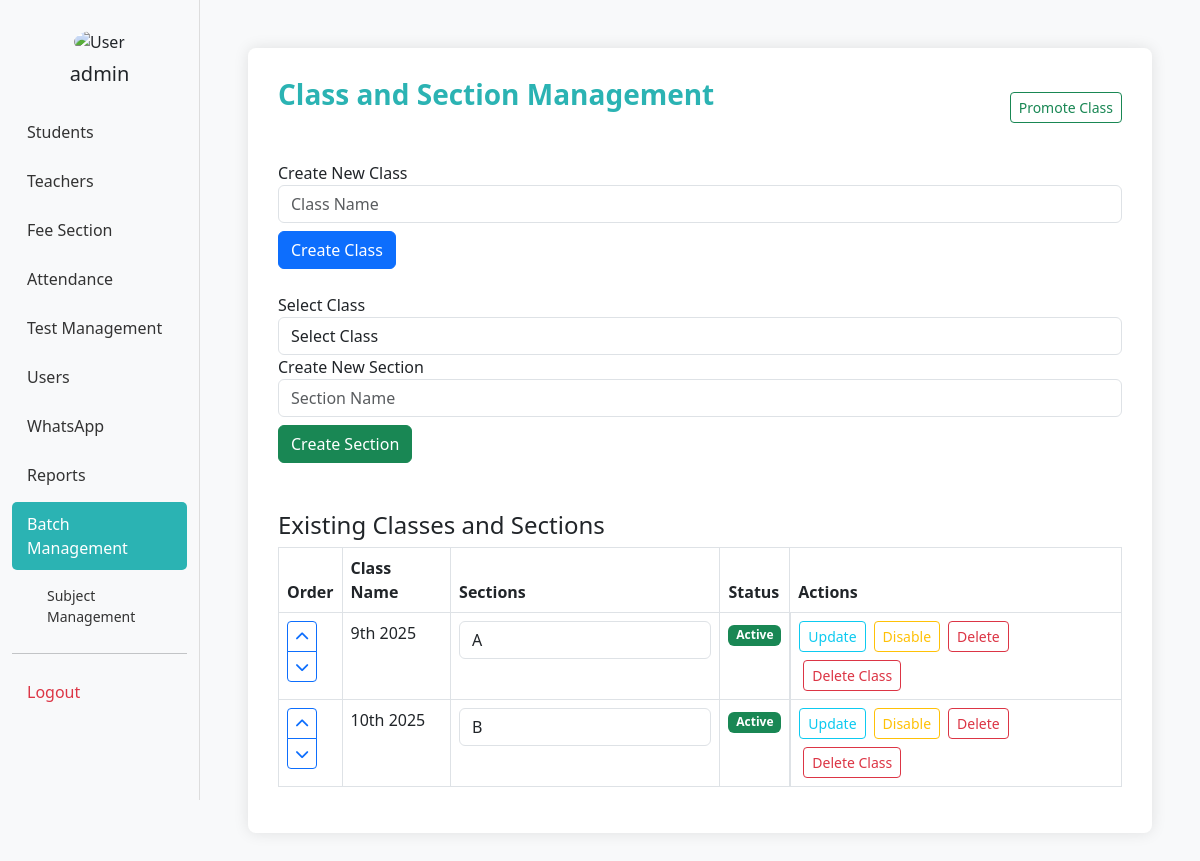
Before: /batch/ (signed in) with the older database file.
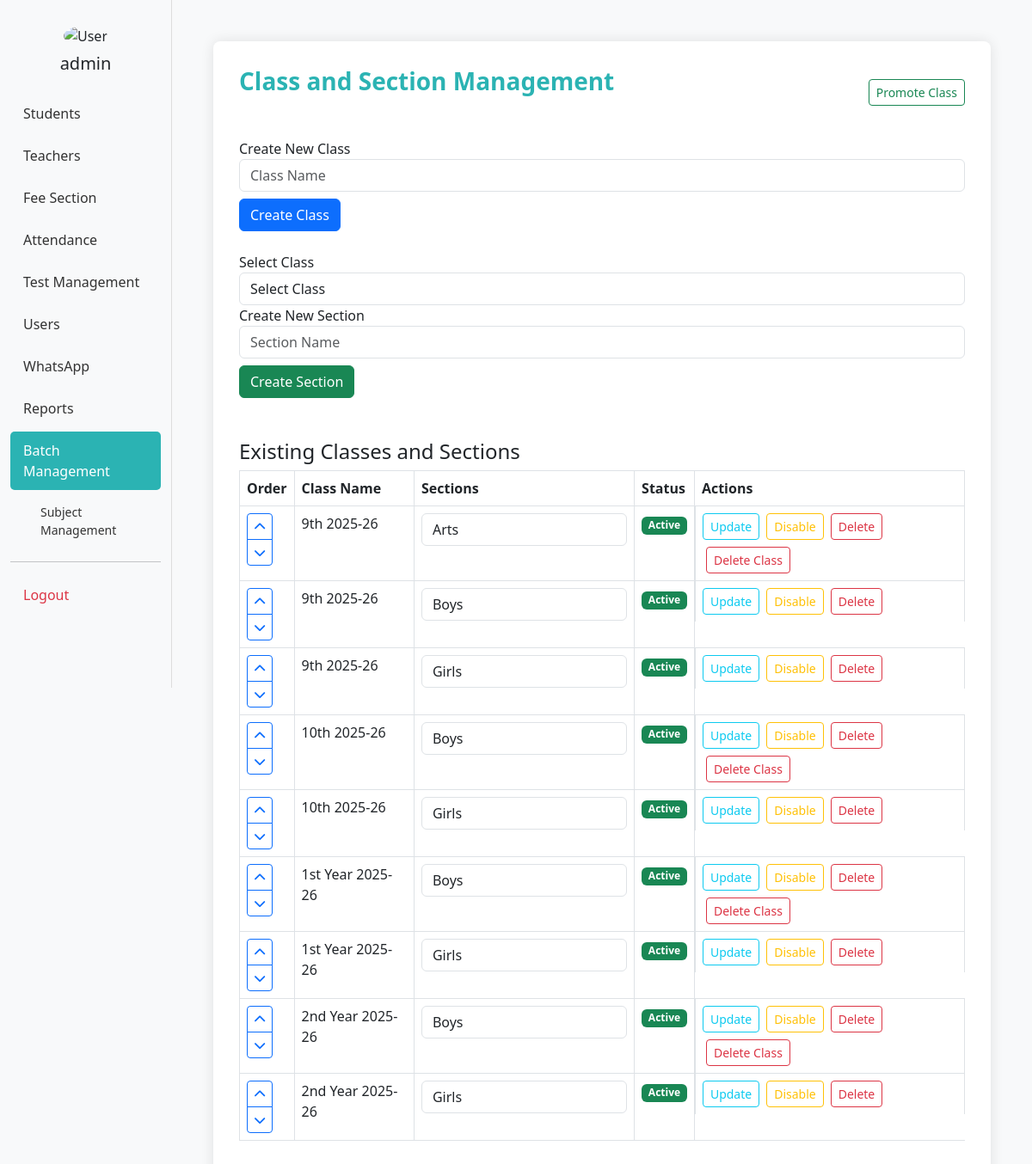
After: the same page with the newer database file.
### bri/models.py (models this page shows, shortened)
class Section(models.Model):
    std_section = models.CharField(max_length=10)
    class_name = models.ForeignKey(Class, on_delete=models.CASCADE, related_name="sections")
    is_active = models.BooleanField(default=True)
    order = models.IntegerField(default=0)
    class Meta:
        ordering = ['order', 'std_section']

class Class(models.Model):
    class_name = models.CharField(max_length=15)
    is_active = models.BooleanField(default=True)
    order = models.IntegerField(default=0)
    class Meta:
        ordering = ['order', 'class_name']

### bri/views.py (the view, shortened to what this page needs)
# urls.py: path('batch/', views.batch_management, name='batch_management'),  # Manage batches
@admin_required
def batch_management(request):
    classes = Class.objects.all()
    teachers = Teacher.objects.all()
    subjects = SectionSubject.objects.select_related('class_name', 'section').prefetch_related('assignments__teacher')
    context = {
        'classes': classes,
        'teachers': teachers,
        'subjects': subjects,
    }
    return render(request, 'batch_management.html', context)

### bri/views.py (called while the page is built)
def admin_required(view_func):
    @wraps(view_func)
    def wrapper(request, *args, **kwargs):
        user_id = request.session.get('user_id')
        user_role = request.session.get('user_role')
        print(f"Admin check - user_id: {user_id}, user_role: {user_role}")
        if not user_id or user_role != 'admin':
            messages.error(request, "You need admin access to view this page.")
            return redirect('admin_dashboard')
        return view_func(request, *args, **kwargs)
    return wrapper

### bri/templates/batch_management.html (shortened to what the changed rows need)
<!DOCTYPE html>
<html lang="en">
<head>
  <link href="https://cdn.jsdelivr.net/npm/bootstrap@5.3.0/dist/css/bootstrap.min.css" rel="stylesheet">
  <link href="https://cdnjs.cloudflare.com/ajax/libs/font-awesome/6.0.0/css/all.min.css" rel="stylesheet">
</head>
<body>
  <div class="container-fluid">
    <div class="row">
          {% load static %}
      <div class="col-md-10 p-5">
        <div class="form-section">
          <table class="table table-bordered">
            <thead>
              <tr>
                <th>Order</th>
                <th>Class Name</th>
                <th>Sections</th>
                <th>Status</th>
                <th>Actions</th>
              </tr>
            </thead>
<tbody>
  {% for cls in classes %}
    {% for sec in cls.sections.all %}
      <tr>
        <td>
          <div class="btn-group-vertical" role="group">
            <button class="btn btn-sm btn-outline-primary" onclick="moveClass({{ cls.id }}, 'up')" title="Move Up">
              <i class="fas fa-chevron-up"></i>
            </button>
            <button class="btn btn-sm btn-outline-primary" onclick="moveClass({{ cls.id }}, 'down')" title="Move Down">
              <i class="fas fa-chevron-down"></i>
            </button>
          </div>
        </td>
        <td>{{ cls.class_name }}</td>
        <td>
          <form method="POST" action="{% url 'update_section' sec.id %}" class="d-flex gap-2 align-items-center">
            <input type="text" value="{{ sec.std_section }}" name="updated_section" class="form-control" />
        </td>
        <td>
          {% if sec.is_active %}
            <span class="badge bg-success">Active</span>
          {% else %}
            <span class="badge bg-danger">Inactive</span>
          {% endif %}
        </td>
        <td class="d-flex gap-2 flex-wrap">
            <button type="submit" class="btn btn-sm btn-outline-info">Update</button>
          <button class="btn btn-sm {% if sec.is_active %}btn-outline-warning{% else %}btn-outline-success{% endif %}"
                  data-bs-toggle="modal"
                  data-bs-target="#toggleModal"
                  data-section-id="{{ sec.id }}"
                  data-section-name="{{ sec.std_section }}"
                  data-section-status="{{ sec.is_active }}">
              {% if sec.is_active %}
                  Disable
              {% else %}
                  Enable
              {% endif %}
          </button>
          <button class="btn btn-sm btn-outline-danger"
                  data-bs-toggle="modal"
                  data-bs-target="#deleteModal"
                  data-section-id="{{ sec.id }}"
                  data-section-name="{{ sec.std_section }}">
            Delete
          </button>
          {% if forloop.first %}
          <button class="btn btn-sm btn-outline-danger ms-1"
                  data-bs-toggle="modal"
                  data-bs-target="#deleteClassModal"
                  data-class-id="{{ cls.id }}"
                  data-class-name="{{ cls.class_name }}">
            Delete Class
          </button>
          {% endif %}
        </td>
      </tr>
    {% endfor %}
  {% empty %}
    <tr>
      <td colspan="5" class="text-center">No classes or sections available.</td>
    </tr>
  {% endfor %}
</tbody>
          </table>
                    </div>
                  </div>
              </div>
            </div>
</body>
</html>

Changed rows visible on the page:
removed Class: class_name "9th 2025"
removed Section: updated_section "A", is_active "Active"
removed Class: class_name "10th 2025"
removed Section: updated_section "B", is_active "Active"
added Class: class_name "9th 2025-26"
added Section: updated_section "Arts", is_active "Active"
added Section: updated_section "Boys", is_active "Active"
added Section: updated_section "Girls", is_active "Active"
added Class: class_name "10th 2025-26"
added Section: updated_section "Boys", is_active "Active"
added Section: updated_section "Girls", is_active "Active"
added Class: class_name "1st Year 2025-26"
added Section: updated_section "Boys", is_active "Active"
added Section: updated_section "Girls", is_active "Active"
added Class: class_name "2nd Year 2025-26"
added Section: updated_section "Boys", is_active "Active"
added Section: updated_section "Girls", is_active "Active"
